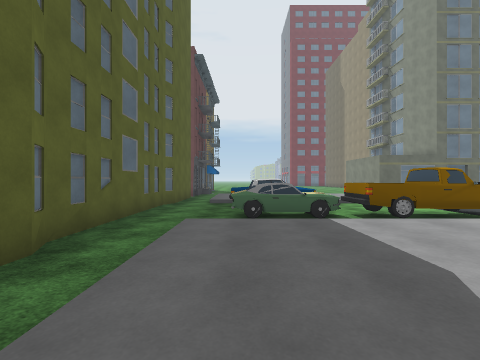
view 1 (above)

20 first-person views from a walk through a 3-D level made in the Unity game engine. The camera is 1.3 m above the floor, looks level and sees 90° across. The floor is counted in squares, 2 m on a side. Each view is taken from the middle of a square. On the plan, view 1 faces up. The plan holds only what a view shows up to about 9 squares ahead; the rest is blank. The place goes on beyond the plan. Some surface patterns are stand-ins.

view 2
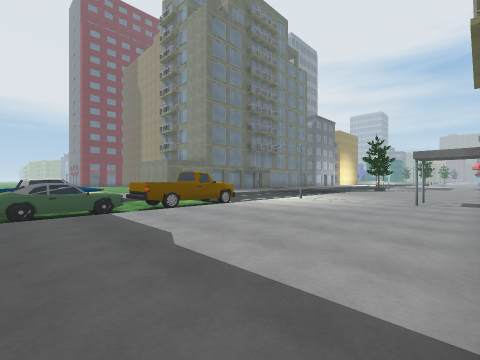

view 3
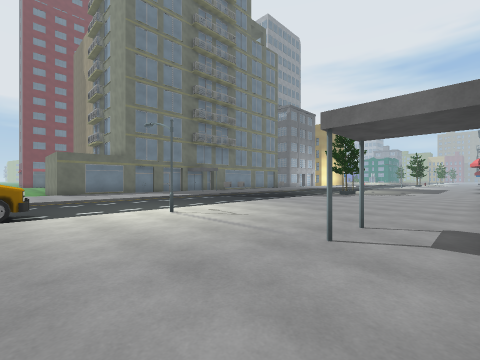

view 4
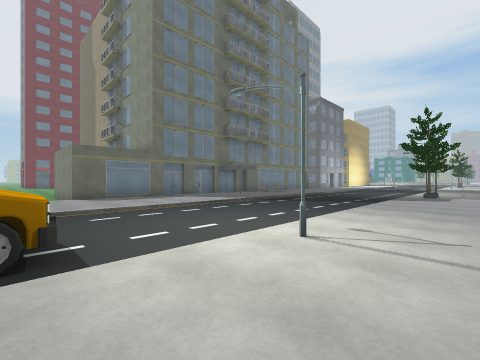

view 5
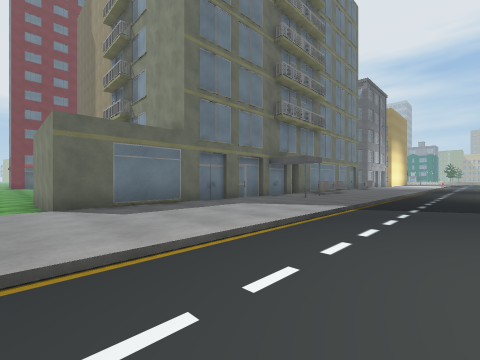

view 6
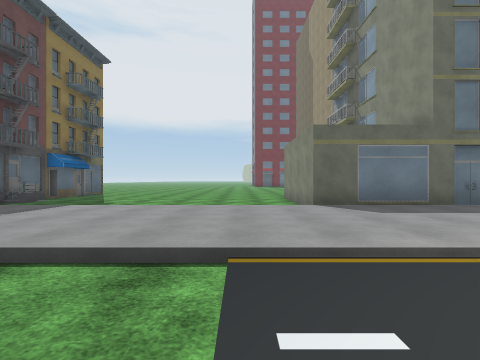

view 7
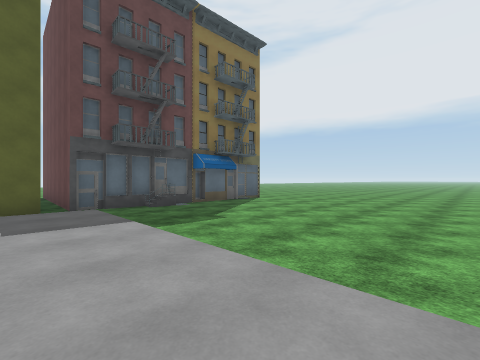

view 8
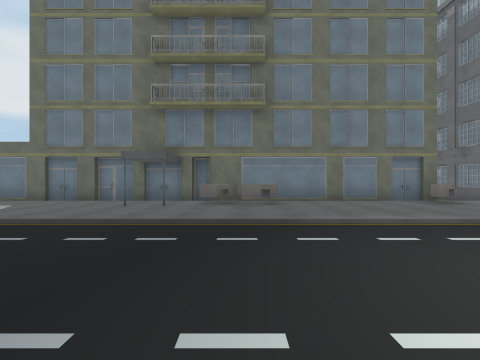

view 9
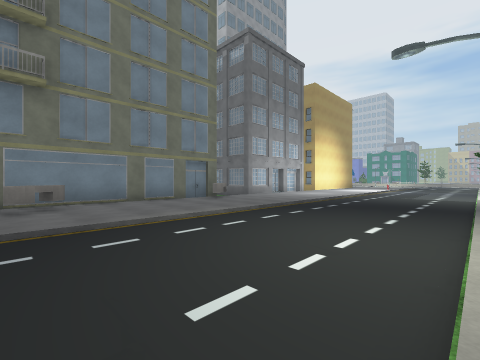

view 10
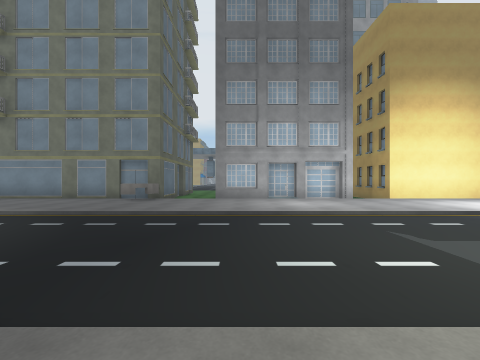

view 11
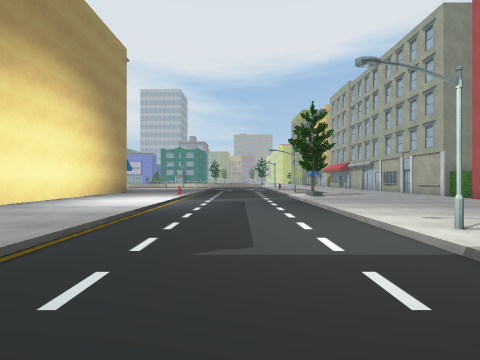

view 12
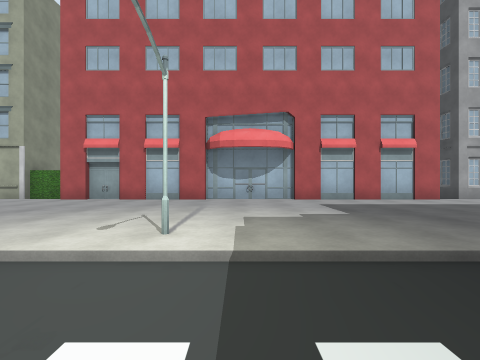

view 13
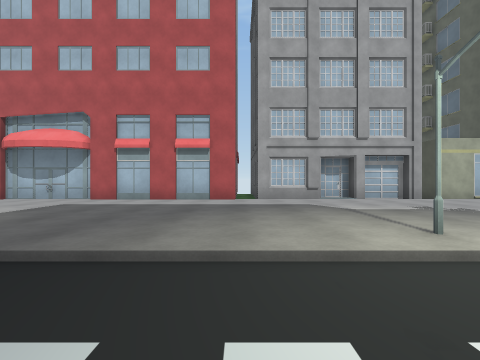

view 14
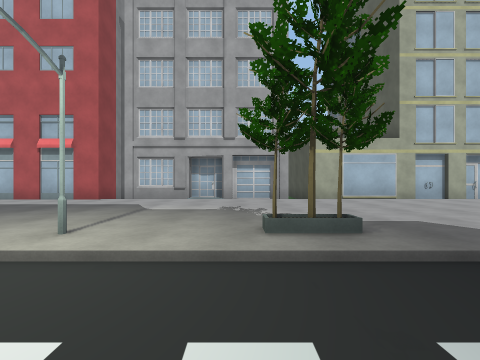

view 15
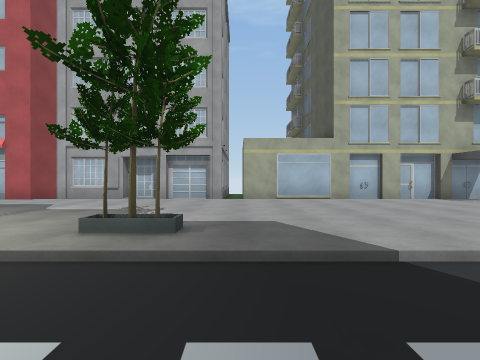

view 16
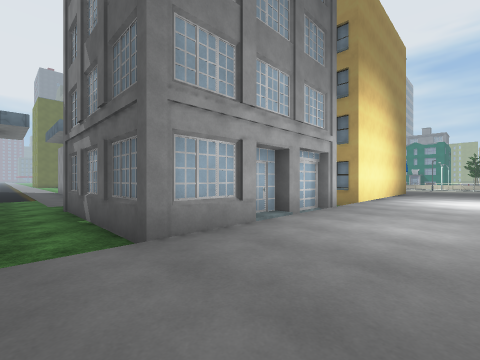

view 17
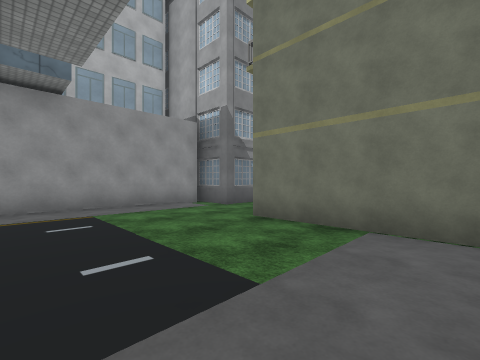

view 18
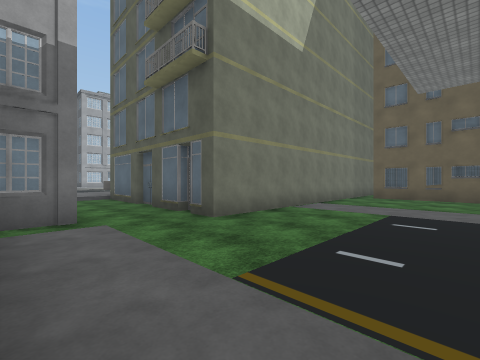

view 19
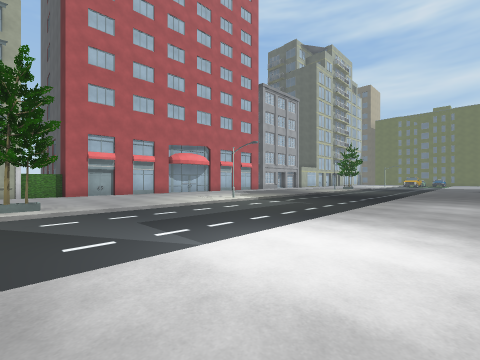

view 20
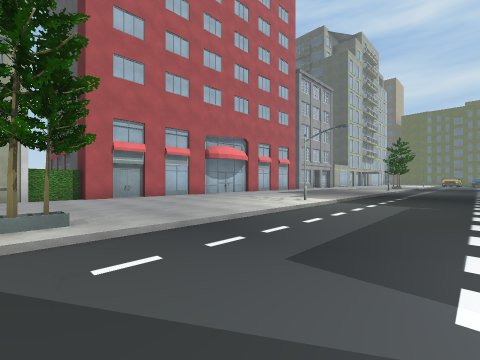

### Floor plan
Key: @ floor where view 1 was taken; # wall or solid block; . main floor; - floor 0.25 m lower than the main floor; / step, stairs or slope; O other object.
Columns run from 4 left of view 1 to 34 right of it. Each row starts with its distance up from view 1.
 21        ---         #----------
 20       ----         #----------
 19      -----         O----------
 18     -------        #----------
 17    ---------       ########---
 16   #---------              #-###
 15   O--------#              #-#
 14   O--------#              #-#
 13   #--------#              #-#
 12  ##--------################-#####O#####
 11 ##-/................OO....O............
 10  ##/.............#.OO..................
  9   #/  .................................
  8   #//  ///////////////////////////////-
  7   --OOO--------------------------------
  6   ----O--------------------------------
  5   --OOOOOO-----------------------------
  4  #-///////////////////////////////////O
  3   -/.......O........OO.O........O....OO
  2   #/..................................O
  1    /...................................
  0     @.......//.........................
 -1     ////////////////##.##############.#
 -2            ##############           #O#
 -3                                      O
 -4                                      O
 -5
 -6                                      OO

Where each view was taken, in squares from view 1:
view 1: 0 up, 0 right, facing up
view 2: 1 down, 0 right, facing up-right
view 3: 1 down, 5 right, facing up-right
view 4: 2 up, 5 right, facing up-right
view 5: 6 up, 6 right, facing up-right
view 6: 6 up, 5 right, facing up
view 7: 10 up, 5 right, facing up-left
view 8: 4 up, 16 right, facing up
view 9: 4 up, 16 right, facing up-right
view 10: 3 up, 25 right, facing up
view 11: 6 up, 25 right, facing right
view 12: 6 up, 27 right, facing down
view 13: 6 up, 21 right, facing down
view 14: 6 up, 17 right, facing down
view 15: 6 up, 15 right, facing down
view 16: 9 up, 23 right, facing up-right
view 17: 21 up, 19 right, facing down-right
view 18: 21 up, 25 right, facing down-left
view 19: 10 up, 34 right, facing down-left
view 20: 7 up, 34 right, facing down-left
